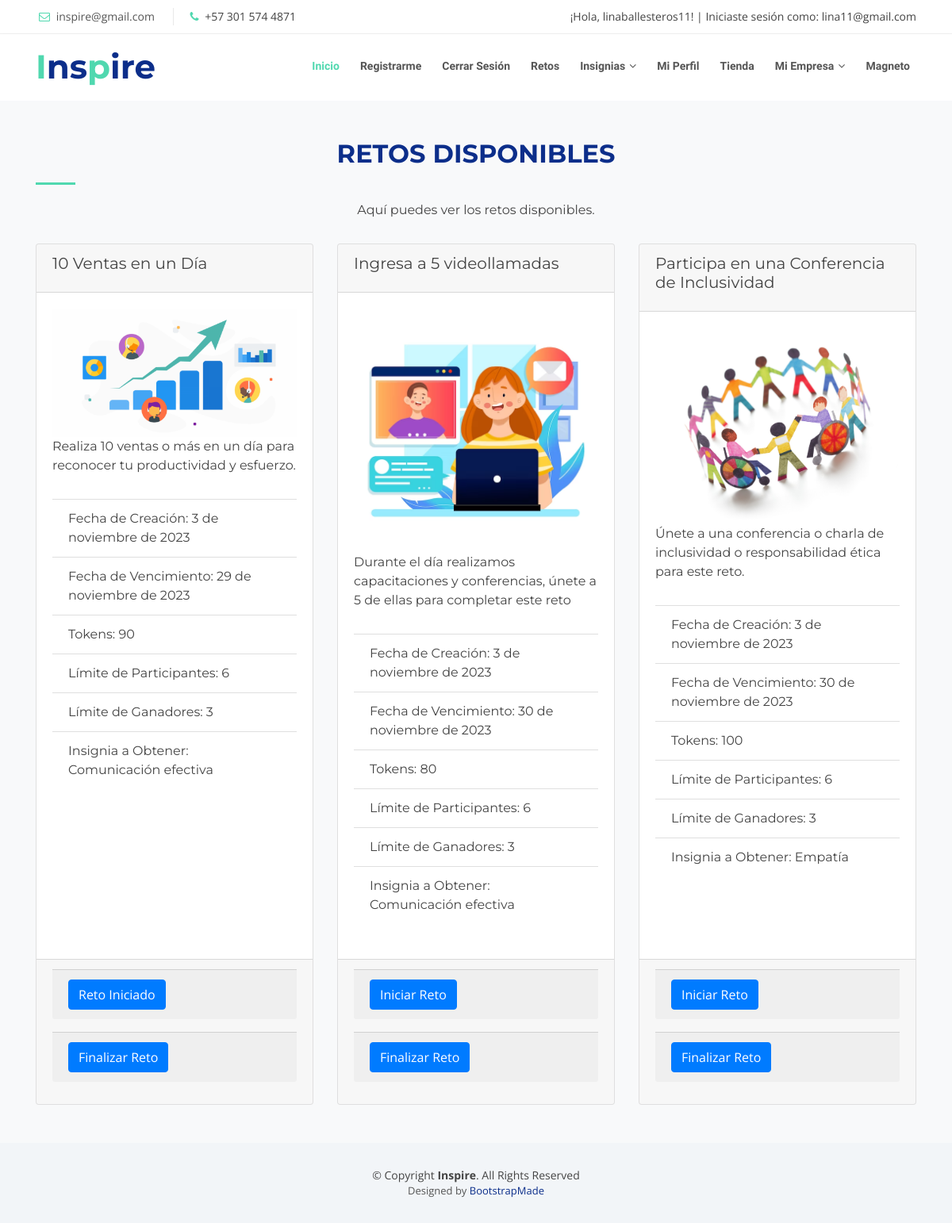
Before: /view_challenges (signed in) with the older database file.
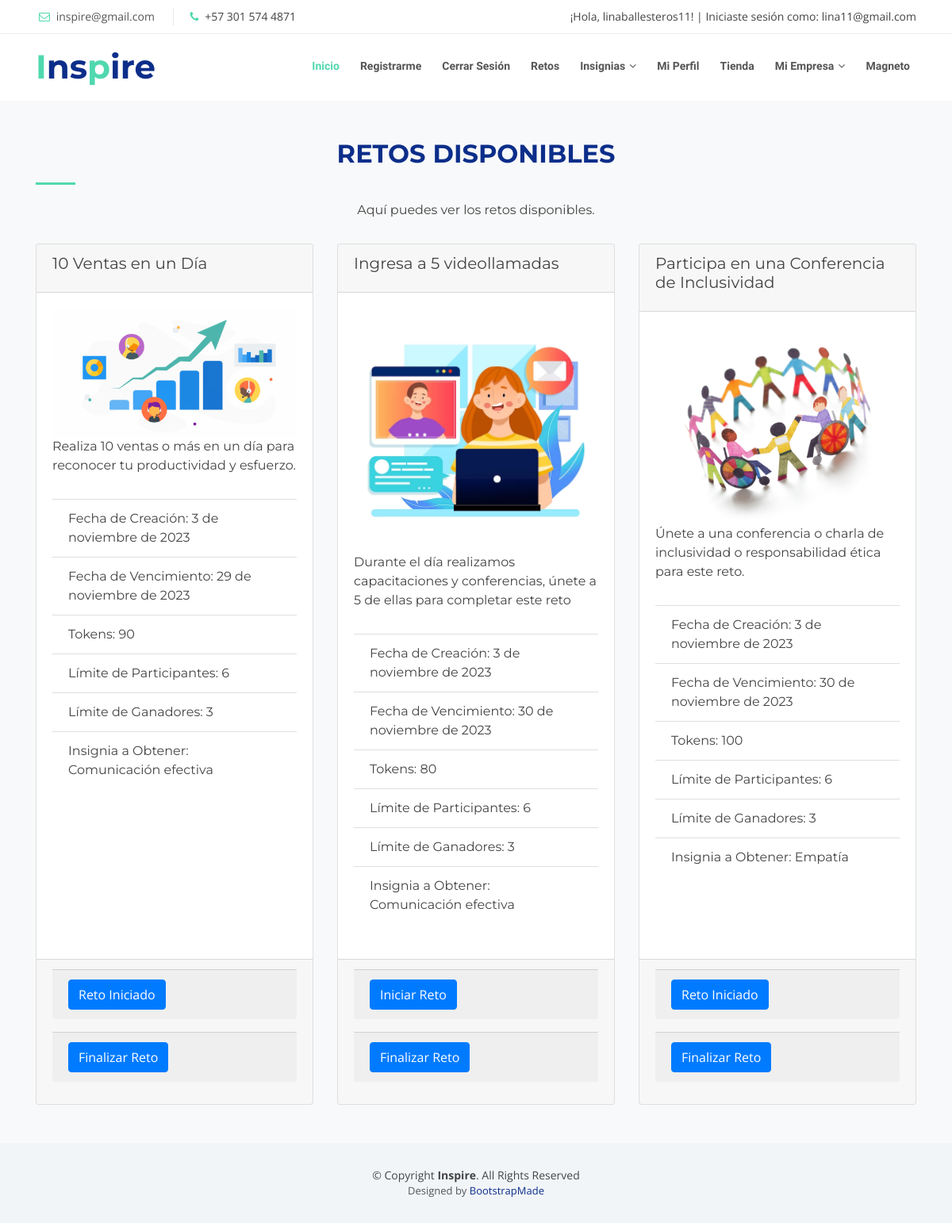
After: the same page with the newer database file.
### challenges/models.py (models this page shows)
class Reto(models.Model):
    nombre =  models.CharField(max_length=100)
    descripcion =  models.CharField(max_length=100)
    imagen = models.ImageField(upload_to="uploads/")
    fecha_publicacion = models.DateField(default=date.today)
    fecha_vencimiento = models.DateField(default=date.today)
    nombre_insignia =  models.CharField(max_length=100)
    categoria_insignia = models.CharField(max_length=100, default='', choices=HABILIDADES_LISTA)
    tokens =  models.IntegerField()
    limite_participantes = models.IntegerField(default=6, choices=CANTIDAD_PARTICIPANTES)
    cantidad_ganadores = models.IntegerField()
    estado = models.CharField(max_length=10, choices=ESTADO_CHOICES, default='INICIADO')

### challenges/views.py (the view)
# urls.py: path('view_challenges', challenges_views.view_challenges, name='view_challenges'),
def view_challenges(request):
    tipo_usuario, data_usuario = get_user_type(request)
    retos = Reto.objects.all()
    print(retos)
    print(tipo_usuario)
    if tipo_usuario is None: # Ambas consultas no tienen resultados, está loggeado como admin o no se ha loggeado y no como empleador o empleado
       return redirect("login_view")
    if tipo_usuario == 'empleado':
       return render(request, 'view_challenges_employee.html', {'data_usuario':data_usuario, 'retos': retos})
    elif tipo_usuario == 'empleador':
        return render(request, "view_challenges.html", {'retos': retos})

### challenges/templates/view_challenges_employee.html (shortened to what the changed rows need)
<html lang="en"><head>
    <link href="static/lib/bootstrap/css/bootstrap.min.css" rel="stylesheet">
    <link rel="stylesheet" href="path/to/font-awesome/css/font-awesome.min.css">
    <link href="static/lib/font-awesome/css/font-awesome.min.css" rel="stylesheet">
    <link href="static/lib/animate/animate.min.css" rel="stylesheet">
    <link href="static/lib/ionicons/css/ionicons.min.css" rel="stylesheet">
    <link href="static/lib/owlcarousel/assets/owl.carousel.min.css" rel="stylesheet">
    <link href="static/lib/magnific-popup/magnific-popup.css" rel="stylesheet">
    <link href="static/lib/ionicons/css/ionicons.min.css" rel="stylesheet">
    <link href="static/css/style.css" rel="stylesheet">
  <style type="text/css" id="operaUserStyle"></style></head>
  <body id="body"><button type="button" id="mobile-nav-toggle"></button>
    {% include 'header.html' %}
      <main id="main">
        <section id="retos-disponibles" class="bg-light py-5">
          <div class="container">
            <div class="section-header">
              <h2 class="text-center" style="font-family: 'Montserrat', sans-serif;">Retos Disponibles</h2>
            </div>
            <div class="row">
              {% for reto in retos %}
                <div class="col-lg-4 wow fadeIn" data-wow-delay="0.2s">
                  <div class="card mb-4 h-100">
                    <div class="card-header">
                      <h5 class="card-title" style="font-family: 'Montserrat', sans-serif;">{{ reto.nombre }}</h5>
                    </div>
                    <div class="card-body">
                      <img src="{{ reto.imagen.url }}" class="card-img-top" alt="{{ reto.nombre }}">
                      <p class="card-text" style="font-family: 'Montserrat', sans-serif;">{{ reto.descripcion }}</p>
                      <ul class="list-group list-group-flush">
                        <li class="list-group-item" style="font-family: 'Montserrat', sans-serif;">Fecha de Creación: {{ reto.fecha_publicacion }}</li>
                        <li class="list-group-item" style="font-family: 'Montserrat', sans-serif;">Fecha de Vencimiento: {{ reto.fecha_vencimiento }}</li>
                        <li class="list-group-item" style="font-family: 'Montserrat', sans-serif;">Tokens: {{ reto.tokens }}</li>
                        <li class="list-group-item" style="font-family: 'Montserrat', sans-serif;">Límite de Participantes: {{ reto.limite_participantes }}</li>
                        <li class="list-group-item" style="font-family: 'Montserrat', sans-serif;">Límite de Ganadores: {{ reto.cantidad_ganadores }}</li>
                        <li class="list-group-item" style="font-family: 'Montserrat', sans-serif;">Insignia a Obtener: {{ reto.categoria_insignia }}</li>
                      </ul>
                    </div>
                    {% if reto.id %}
                    <div class="card-footer">
                        <form id="iniciar-reto-form" method="post" action="{% url 'start_challenge' reto_id=reto.id %}">
                            <div class="card-footer">
                                <button type="submit" class="btn btn-primary iniciar-reto-btn">
                                    {% if reto.estado == 'INICIADO' %}
                                        Reto Iniciado
                                    {% else %}
                                        Iniciar Reto
                                    {% endif %}
                                </button>
                            </div>
                        </form>
                        <form id="finalizar-reto-form" method="post" action="{% url 'end_challenge' reto_id=reto.id %}">
                            <div class="card-footer">
                                <button type="submit" class="btn btn-primary finalizar-reto-btn">
                                    {% if reto.estado2 == 'FINALIZADO' %}
                                    Reto Finalizado
                                    {% else %}
                                      Finalizar Reto
                                    {% endif %}
                                </button>
                    </div>
                </form>
                    </div>
                    {% endif %}
                  </div>
                </div>
              {% endfor %}
            </div>
          </div>
        </section>
      </main>
          <div id="mobile-body-overly"></div></body></html>

Changed rows visible on the page:
changed Reto "Participa en una Conferencia de Inclusividad": estado "Iniciar Reto" → "Reto Iniciado"
